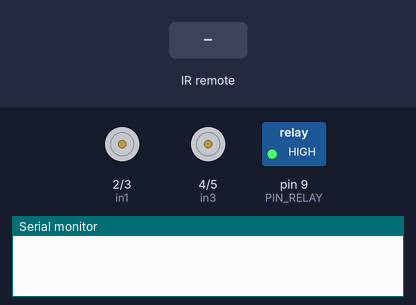
The sketch below on a simulated Arduino Uno, built with avr-gcc and run on an emulated ATmega328P. Parts: motor-driver pin pairs drawn as motors (green arrow = first pin HIGH = forward, orange = second pin HIGH = backward, longer = more drive), switched loads named in the sketch (green lamp = pin HIGH), the last lines printed to the serial monitor. The inputs (shaded band) are chosen by the test bench.

Above: at 1.2 s.
1.3 s: infrared code 0xFF30CF received
At 2.5 s:
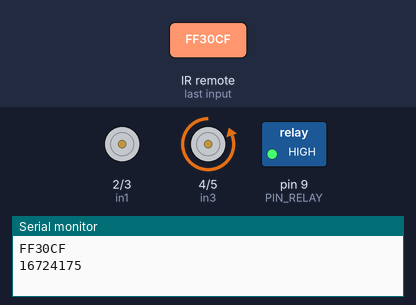
2.8 s: infrared code 0xFF10EF received
At 3.9 s:
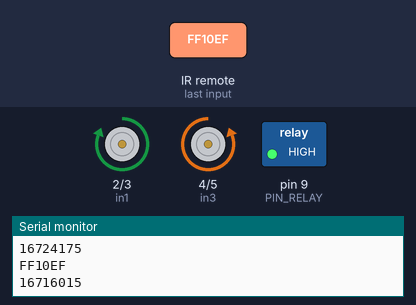
Timing chart, 0 to 5.8 s (numbered marks = the images above; inputs shaded):
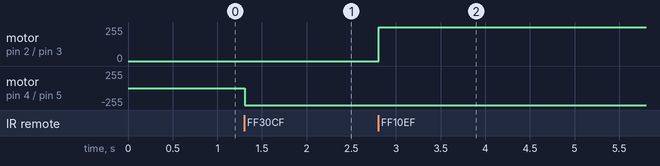

The sketch:

smart_room_test_1.ino
```cpp
#include "IRremote.h"
//------------------ИК ПРИЕМНИК------------------//
IRrecv irrecv(7); // указываем вывод, к которому подключен приемник
decode_results results;
//------------------ИК ПРИЕМНИК------------------//
//------------------РЕЛЕ------------------//
#define PIN_RELAY 9
//------------------РЕЛЕ------------------//
//------------------ДВИГАТЕЛЬ------------------//
int in1 = 2;
int in2 = 3;
int in3 = 4;
int in4 = 5;
const int dl = 1;
//------------------ДВИГАТЕЛЬ------------------//
void setup() {
    Serial.begin(9600); // Выставляем скорость COM порта
    irrecv.enableIRIn(); // запускаем прием
    digitalWrite(PIN_RELAY, HIGH); // Выключаем реле - посылаем высокий сигнал
    pinMode(PIN_RELAY, OUTPUT); // Объявляем пин реле как выход

  pinMode(in1, OUTPUT);
  pinMode(in2, OUTPUT);
  pinMode(in3, OUTPUT);
  pinMode(in4, OUTPUT);

}
//--------ДВИГАТЕЛЬ--------
void open_r()
{
  digitalWrite( in1, LOW );
    digitalWrite( in2, LOW );
      digitalWrite( in3, HIGH );
        digitalWrite( in4, HIGH );
  delay(dl);

  digitalWrite( in1, LOW );
     digitalWrite( in2, LOW );
      digitalWrite( in3, HIGH );
        digitalWrite( in4, LOW );
  delay(dl);

  digitalWrite( in1, LOW );
    digitalWrite( in2, HIGH );
     digitalWrite( in3, HIGH );
      digitalWrite( in4, LOW );


  digitalWrite( in1, HIGH );
    digitalWrite( in2, HIGH );
      digitalWrite( in3, LOW );
       digitalWrite( in4, LOW );
  delay(dl);

  digitalWrite( in1, HIGH );
   digitalWrite( in2, LOW );
     digitalWrite( in3, LOW );
       digitalWrite( in4, LOW );
  delay(dl);

  digitalWrite( in1, HIGH );
    digitalWrite( in2, LOW );
     digitalWrite( in3, LOW );
       digitalWrite( in4, HIGH );
  delay(dl);

  digitalWrite( in1, LOW );
    digitalWrite( in2, LOW );
      digitalWrite( in3, LOW );
        digitalWrite( in4, HIGH );
  delay(dl);
}

void close_r(){

  digitalWrite( in1, HIGH );
    digitalWrite( in2, LOW );
      digitalWrite( in3, LOW );
        digitalWrite( in4, LOW );
  delay(dl);

  digitalWrite( in1, HIGH );
    digitalWrite( in2, HIGH );
      digitalWrite( in3, LOW );
        digitalWrite( in4, LOW );
  delay(dl);

  digitalWrite( in1, LOW );
     digitalWrite( in2, HIGH );
      digitalWrite( in3, LOW );
        digitalWrite( in4, LOW );
  delay(dl);

  digitalWrite( in1, LOW );
    digitalWrite( in2, HIGH );
      digitalWrite( in3, HIGH );
       digitalWrite( in4, LOW );
  delay(dl);

  digitalWrite( in1, LOW );
    digitalWrite( in2, LOW );
      digitalWrite( in3, HIGH );
        digitalWrite( in4, LOW );
  delay(dl);

  digitalWrite( in1, LOW );
     digitalWrite( in2, LOW );
      digitalWrite( in3, HIGH );
         digitalWrite( in4, HIGH );
  delay(dl);

  digitalWrite( in1, LOW );
    digitalWrite( in2, LOW );
      digitalWrite( in3, LOW );
        digitalWrite( in4, HIGH );
  delay(dl);

  digitalWrite( in1, HIGH );
    digitalWrite( in2, LOW );
      digitalWrite( in3, LOW );
        digitalWrite( in4, HIGH );
  delay(dl);
}
//--------ДВИГАТЕЛЬ--------

void loop() {
  if ( irrecv.decode( &results )) {
  switch ( results.value )
  {
   case 16724175: //1
   open_r();
   break;


   case 16716015: //4
   close_r();
   break;
    }
    Serial.println(results.value, HEX); // Отправляем полученную данную в консоль
    Serial.println( results.value); // печатаем данные
    irrecv.resume(); // принимаем следующую команду
}
}
```

Measured:
- after the input at 1.3 s, motor on pin 4 (in3) / pin 5 (in4): stopped → backward 255/255 at once
- after the input at 2.8 s, motor on pin 2 (in1) / pin 3 (in2): stopped → forward 255/255 at once
